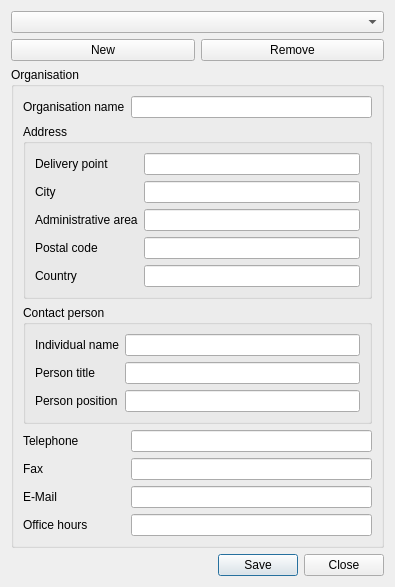
<?xml version="1.0" encoding="UTF-8"?>
<ui version="4.0">
 <class>OrganizationEditorDialog</class>
 <widget class="QDialog" name="OrganizationEditorDialog">
  <property name="geometry">
   <rect>
    <x>0</x>
    <y>0</y>
    <width>395</width>
    <height>545</height>
   </rect>
  </property>
  <property name="windowTitle">
   <string>Manage organisations</string>
  </property>
  <layout class="QVBoxLayout" name="verticalLayout">
   <item>
    <widget class="QComboBox" name="cmbOrganization"/>
   </item>
   <item>
    <layout class="QHBoxLayout" name="horizontalLayout">
     <item>
      <widget class="QPushButton" name="btnNew">
       <property name="text">
        <string>New</string>
       </property>
      </widget>
     </item>
     <item>
      <widget class="QPushButton" name="btnRemove">
       <property name="text">
        <string>Remove</string>
       </property>
      </widget>
     </item>
    </layout>
   </item>
   <item>
    <widget class="QGroupBox" name="groupBox">
     <property name="title">
      <string>Organisation</string>
     </property>
     <layout class="QFormLayout" name="formLayout_3">
      <item row="0" column="0">
       <widget class="QLabel" name="label">
        <property name="text">
         <string>Organisation name</string>
        </property>
       </widget>
      </item>
      <item row="0" column="1">
       <widget class="QLineEdit" name="leName"/>
      </item>
      <item row="1" column="0" colspan="2">
       <widget class="QGroupBox" name="groupBox_2">
        <property name="title">
         <string>Address</string>
        </property>
        <layout class="QFormLayout" name="formLayout">
         <item row="0" column="0">
          <widget class="QLabel" name="label_2">
           <property name="text">
            <string>Delivery point</string>
           </property>
          </widget>
         </item>
         <item row="0" column="1">
          <widget class="QLineEdit" name="leDeliveryPoint"/>
         </item>
         <item row="1" column="0">
          <widget class="QLabel" name="label_10">
           <property name="text">
            <string>City</string>
           </property>
          </widget>
         </item>
         <item row="1" column="1">
          <widget class="QLineEdit" name="leCity"/>
         </item>
         <item row="2" column="0">
          <widget class="QLabel" name="label_11">
           <property name="text">
            <string>Administrative area</string>
           </property>
          </widget>
         </item>
         <item row="2" column="1">
          <widget class="QLineEdit" name="leAdminArea"/>
         </item>
         <item row="3" column="0">
          <widget class="QLabel" name="label_12">
           <property name="text">
            <string>Postal code</string>
           </property>
          </widget>
         </item>
         <item row="3" column="1">
          <widget class="QLineEdit" name="lePostCode"/>
         </item>
         <item row="4" column="0">
          <widget class="QLabel" name="label_13">
           <property name="text">
            <string>Country</string>
           </property>
          </widget>
         </item>
         <item row="4" column="1">
          <widget class="QLineEdit" name="leCountry"/>
         </item>
        </layout>
       </widget>
      </item>
      <item row="2" column="0" colspan="2">
       <widget class="QGroupBox" name="groupBox_3">
        <property name="title">
         <string>Contact person</string>
        </property>
        <layout class="QFormLayout" name="formLayout_2">
         <item row="0" column="0">
          <widget class="QLabel" name="label_6">
           <property name="text">
            <string>Individual name</string>
           </property>
          </widget>
         </item>
         <item row="0" column="1">
          <widget class="QLineEdit" name="leContactPerson"/>
         </item>
         <item row="1" column="0">
          <widget class="QLabel" name="label_7">
           <property name="text">
            <string>Person title</string>
           </property>
          </widget>
         </item>
         <item row="1" column="1">
          <widget class="QLineEdit" name="lePersonTitle"/>
         </item>
         <item row="2" column="0">
          <widget class="QLabel" name="label_8">
           <property name="text">
            <string>Person position</string>
           </property>
          </widget>
         </item>
         <item row="2" column="1">
          <widget class="QLineEdit" name="lePersonPosition"/>
         </item>
        </layout>
       </widget>
      </item>
      <item row="3" column="0">
       <widget class="QLabel" name="label_3">
        <property name="text">
         <string>Telephone</string>
        </property>
       </widget>
      </item>
      <item row="3" column="1">
       <widget class="QLineEdit" name="lePhone"/>
      </item>
      <item row="4" column="0">
       <widget class="QLabel" name="label_4">
        <property name="text">
         <string>Fax</string>
        </property>
       </widget>
      </item>
      <item row="4" column="1">
       <widget class="QLineEdit" name="leFax"/>
      </item>
      <item row="5" column="0">
       <widget class="QLabel" name="label_5">
        <property name="text">
         <string>E-Mail</string>
        </property>
       </widget>
      </item>
      <item row="5" column="1">
       <widget class="QLineEdit" name="leEmail"/>
      </item>
      <item row="6" column="0">
       <widget class="QLabel" name="label_9">
        <property name="text">
         <string>Office hours</string>
        </property>
       </widget>
      </item>
      <item row="6" column="1">
       <widget class="QLineEdit" name="leOfficeHours"/>
      </item>
     </layout>
    </widget>
   </item>
   <item>
    <widget class="QDialogButtonBox" name="buttonBox">
     <property name="orientation">
      <enum>Qt::Horizontal</enum>
     </property>
     <property name="standardButtons">
      <set>QDialogButtonBox::Close|QDialogButtonBox::Save</set>
     </property>
    </widget>
   </item>
  </layout>
 </widget>
 <resources/>
 <connections>
  <connection>
   <sender>buttonBox</sender>
   <signal>accepted()</signal>
   <receiver>OrganizationEditorDialog</receiver>
   <slot>accept()</slot>
   <hints>
    <hint type="sourcelabel">
     <x>248</x>
     <y>254</y>
    </hint>
    <hint type="destinationlabel">
     <x>157</x>
     <y>274</y>
    </hint>
   </hints>
  </connection>
  <connection>
   <sender>buttonBox</sender>
   <signal>rejected()</signal>
   <receiver>OrganizationEditorDialog</receiver>
   <slot>reject()</slot>
   <hints>
    <hint type="sourcelabel">
     <x>316</x>
     <y>260</y>
    </hint>
    <hint type="destinationlabel">
     <x>286</x>
     <y>274</y>
    </hint>
   </hints>
  </connection>
 </connections>
</ui>
